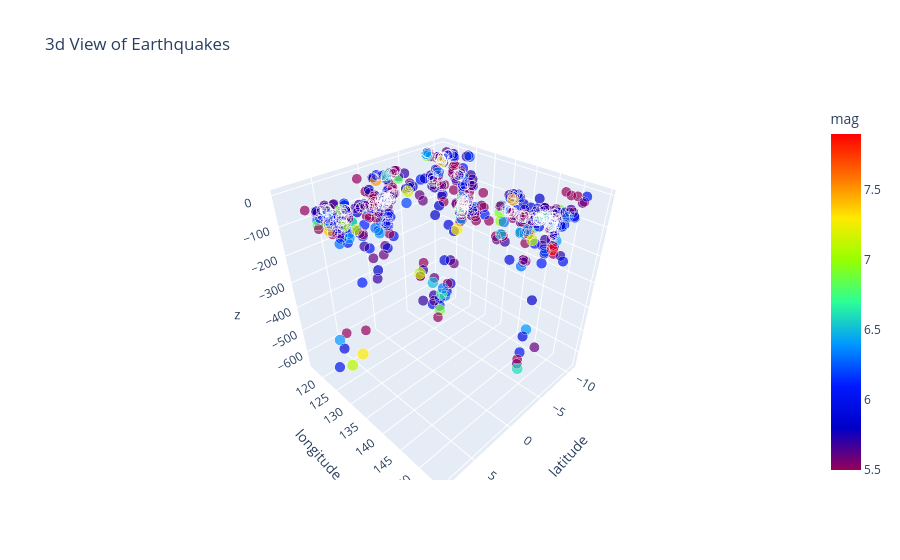

Notebook code cell kept with this figure:
### Code cell
import plotly.express as px
from plotly.express import scatter_3d
import plotly.graph_objs as go

import plotly.io as pio
plotly_template = pio.templates["plotly"]
plotly_template.layout


px.scatter_3d( data_frame= df, x=df['latitude'], y=df['longitude'], z=-df['depth'], color=df['mag'], symbol=None, size=df['mag'],
                          text=None, hover_name=None, hover_data=None, custom_data=None, error_x=None,
                          error_x_minus=None, error_y=None, error_y_minus=None, error_z=None, error_z_minus=None,
                          animation_frame=None, animation_group=None, category_orders=None, labels=None, size_max=None,
                          color_discrete_sequence=None, color_discrete_map=None, color_continuous_scale=px.colors.sequential.Rainbow, range_color=None,
                          color_continuous_midpoint=None, symbol_sequence=None, symbol_map=None, opacity=None, log_x=False, log_y=False, log_z=False,
                          range_x=None, range_y=None, range_z=None, title='3d View of Earthquakes', template=None, width=None, height=None)


#fig.show()
#fig.update_layout(legend_orientation="h",margin=dict(l=0, r=0, b=0, t=0))

### Figure 1 — Plotly figure (JSON) as saved in the notebook; plotly's stock layout.template omitted (floating-point values rounded to 4 significant figures; data arrays with more than 128 entries replaced by an {"elided": "..."} marker saying what was removed)
{"data": [{"hovertemplate": "latitude=%{x}<br>longitude=%{y}<br>z=%{z}<br>mag=%{marker.color}<extra></extra>", "legendgroup": "", "marker": {"color": {"elided": "689 float values"}, "coloraxis": "coloraxis", "size": {"elided": "689 float values"}, "sizemode": "area", "sizeref": 0.01975, "symbol": "circle"}, "mode": "markers", "name": "", "scene": "scene", "showlegend": false, "type": "scatter3d", "x": {"elided": "689 float values"}, "y": {"elided": "689 float values"}, "z": {"elided": "689 float values"}}], "layout": {"coloraxis": {"autocolorscale": false, "colorbar": {"title": {"text": "mag"}}, "colorscale": [[0.0, "rgb(150,0,90)"], [0.125, "rgb(0,0,200)"], [0.25, "rgb(0,25,255)"], [0.375, "rgb(0,152,255)"], [0.5, "rgb(44,255,150)"], [0.625, "rgb(151,255,0)"], [0.75, "rgb(255,234,0)"], [0.875, "rgb(255,111,0)"], [1.0, "rgb(255,0,0)"]]}, "legend": {"itemsizing": "constant", "tracegroupgap": 0}, "scene": {"domain": {"x": [0.0, 1.0], "y": [0.0, 1.0]}, "xaxis": {"title": {"text": "latitude"}}, "yaxis": {"title": {"text": "longitude"}}, "zaxis": {"title": {"text": "z"}}}, "title": {"text": "3d View of Earthquakes"}}}
